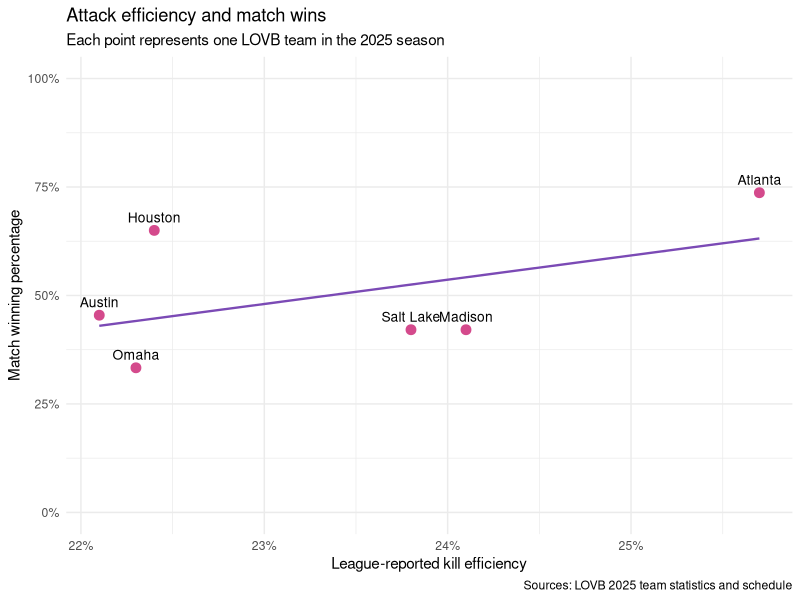

Generate this figure with R:
## ---- chunk 1
library(tidyverse)

team_data <- tibble(
  team = c("Atlanta", "Austin", "Houston", "Madison", "Omaha", "Salt Lake"),
  kill_efficiency = c(25.7, 22.1, 22.4, 24.1, 22.3, 23.8),
  wins = c(14, 10, 13, 8, 7, 8),
  losses = c(5, 12, 7, 11, 14, 11)
) |>
  mutate(
    matches = wins + losses,
    win_percentage = wins / matches
  )

team_data |>
  transmute(
    Team = team,
    `Kill efficiency (%)` = kill_efficiency,
    Wins = wins,
    Losses = losses,
    `Win percentage` = win_percentage
  ) |>
  knitr::kable(digits = 3)
## ---- chunk 2
ggplot(team_data, aes(x = kill_efficiency, y = win_percentage, label = team)) +
  geom_smooth(method = "lm", se = FALSE, color = "#7b4ab5", linewidth = 0.8) +
  geom_point(color = "#d44a8c", size = 3) +
  geom_text(vjust = -0.8, size = 3.5) +
  scale_x_continuous(labels = \(x) paste0(x, "%")) +
  scale_y_continuous(
    labels = scales::label_percent(),
    limits = c(0, 1)
  ) +
  labs(
    title = "Attack efficiency and match wins",
    subtitle = "Each point represents one LOVB team in the 2025 season",
    x = "League-reported kill efficiency",
    y = "Match winning percentage",
    caption = "Sources: LOVB 2025 team statistics and schedule"
  ) +
  theme_minimal()
